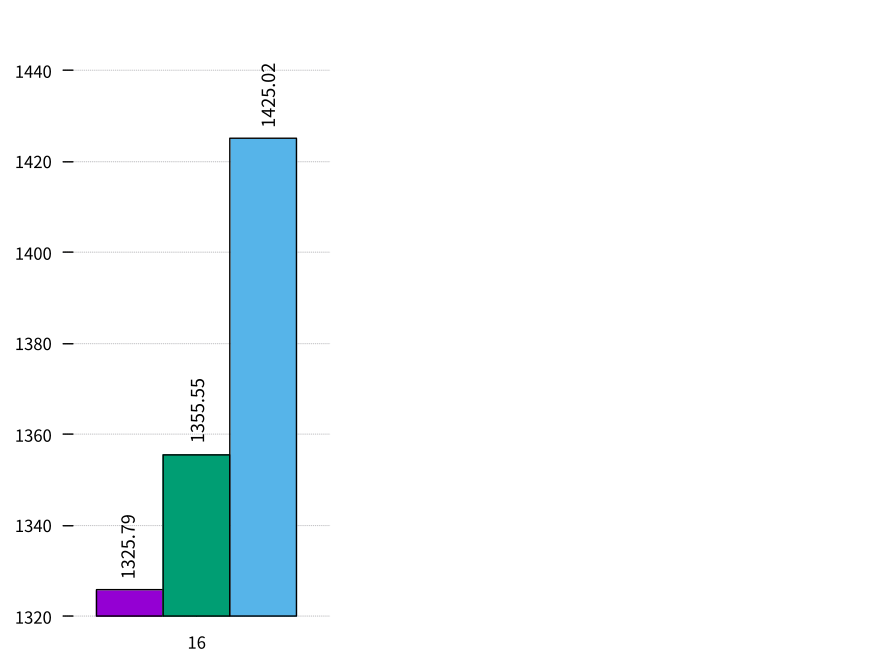

Here is the gnuplot script that generated this plot:

fontSpec(s) = sprintf("Times-Roman, %d", s)
unset key
set border 0
set xtics nomirror
set xrange [-0.5 : 0.5]
set ytics nomirror
set grid ytics
set style data histograms
set boxwidth 1.0
set style histogram clustered gap 1
set size 0.4, 1
set yrange [* : 1450]
fn(v) = sprintf("%.2f", v)

plot \
    for [COL=2:4] 'multi_loop_workload3.dat' using COL:xticlabels(1) title columnheader fs fill solid 1 border -1, \
    'multi_loop_workload3.dat' u ($0-1-1./6):2:(fn($2)) w labels font fontSpec(10) right rot by 90 offset char -3, 3 t '' , \
    'multi_loop_workload3.dat' u ($0-1+1./6):3:(fn($3)) w labels font fontSpec(10) right rot by 90 offset char -5.5, 3 t '' , \
    'multi_loop_workload3.dat' u ($0-1+1./6):4:(fn($4)) w labels font fontSpec(10) right rot by 90 offset char 3, 3 t ''
